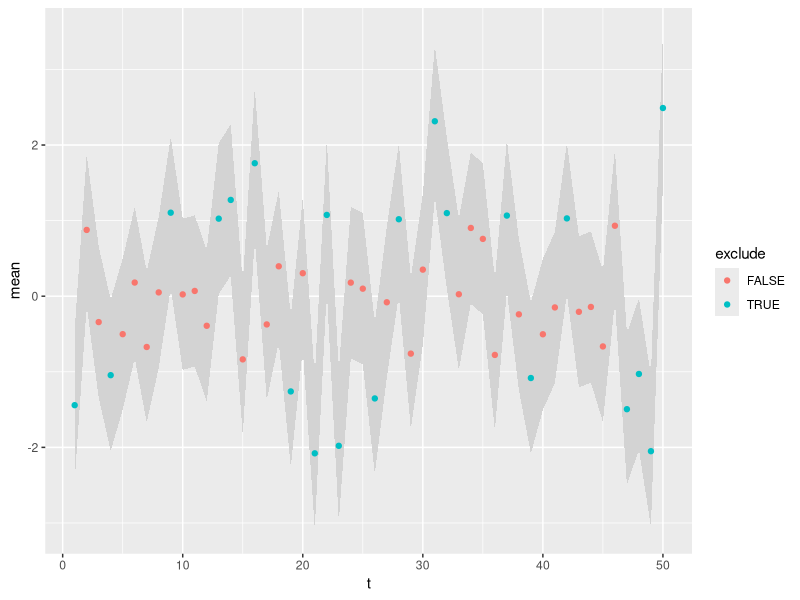

R code for this plot:
library(dplyr)
library(ggplot2)

N <- 50

df <- data.frame(
  mean = rnorm(N)
) %>% mutate(
  lower = mean - 1,
  upper = mean + 1,
  t = row_number()
)

# =============================================================================

# Add columns that indicate whether the confidence intervals includes or
# excludes zero.

df <- df %>% mutate(
  include = lower < 0 & upper > 0,
  exclude = !include
)

# =============================================================================

ggplot(df, aes(x = t, y = mean)) +
  geom_ribbon(aes(ymin = lower, ymax = upper), fill = "lightgrey") +
  geom_point(aes(col = exclude))
